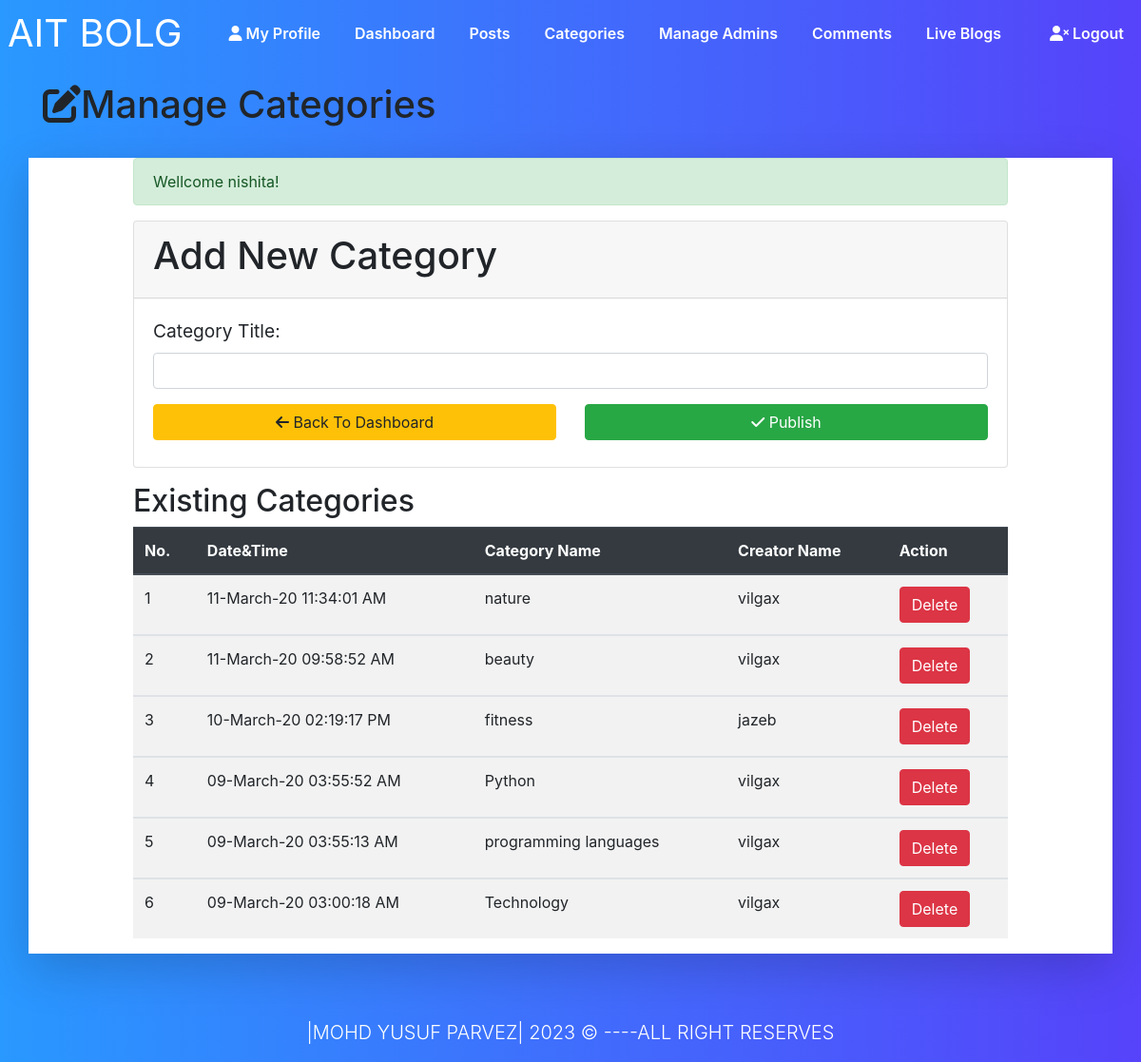
Page /categories.php (signed in) on the committed database.
### tables this page shows
CREATE TABLE `category` (
  `id` int(10) NOT NULL,
  `title` varchar(50) NOT NULL,
  `author` varchar(50) NOT NULL,
  `datetime` varchar(50) NOT NULL
);

### categories.php (the view, shortened to what this page needs)
<?php require_once("includes/Sessions.php");  ?>
<!DOCTYPE html>
<html lang="en">
<head>
	<link rel="stylesheet" type="text/css" href="css/style.css">
	<link rel="stylesheet" type="text/css" href="bootcss/bootstrap.css">
	<link rel="stylesheet" type="text/css" href="bootcss/bootstrap-grid.css">
	<link rel="stylesheet" type="text/css" href="bootcss/bootstrap-reboot.css">
	<link rel="stylesheet" type="text/css" href="css/edit.css">
</head>
<body style="background-image: linear-gradient(to right, #2998ff, #5643fa);">
	<nav class="navbar navbar-dash-back navbar-expand-lg navbar-light ">
  <a class="navbar-brand logo ml-2" href="#">Ait bolg</a>
  <div class="collapse navbar-collapse" id="navbarNav">
  <ul class="navbar-nav ml-auto">
				<li class="nav-item"><a href="profile.php" class="nav-link text-success"><i class="fas fa-user"></i> My Profile</a></li>
				<li class="nav-item"><a href="dashboard.php" class="nav-link">Dashboard</a></li>
				<li class="nav-item"><a href="posts.php" class="nav-link">Posts</a></li>
				<li class="nav-item"><a href="categories.php" class="nav-link">Categories</a></li>
				<li class="nav-item"><a href="admins.php" class="nav-link">Manage Admins</a></li>
				<li class="nav-item"><a href="comments.php" class="nav-link">Comments</a></li>
				<li class="nav-item"><a href="index.php?page=1" class="nav-link">Live Blogs</a></li>
			</ul>
			<ul class="navbar-nav ml-auto">
				<li class="nav-item"><a href="logout.php" class="nav-link text-danger"><i class="fas fa-user-times"></i> Logout</a></li>
			</ul>
  </div>
</nav>
	<header class=" py-3">
		<div class="container">
			<div class="row">
				<div class="col-md-12">
					<h1><i class="fas fa-edit"></i>Manage Categories</h1>
				</div>
			</div>
		</div>
	</header>
	<section class="container py-2 mb-4">
		<div class="row shadow-lg" style="background-color: #fff;">
			<div class="offset-lg-1 col-lg-10" style="min-height: 400px;">
				<?php
					echo SuccessMessage();
				?>
				<form class="" action="categories.php" method="post">
					<div class="card mb-3">
						<div class="card-header">
							<h1>Add New Category</h1>
						</div>
						<div class="card-body">
							<div class="form-group">
								<label for="title"><span class="Fieldinfo">Category Title:</span></label>
								<input type="text" name="CategoryTitle" id="title" class="form-control">
							</div>
							<div class="row">
								<div class="col-lg-6 mb-2">
									<a href="dashboard.php" class="btn btn-warning btn-block"><i class="fas fa-arrow-left"></i> Back To Dashboard</a>
								</div>
								<div class="col-lg-6 mb-2">
									<button type="submit" name="submit" class="btn btn-success btn-block">
										<i class="fas fa-check"></i> Publish
									</button>
								</div>
							</div>
						</div>
					</div>
				</form>
				      <h2>Existing Categories</h2>
					  <div class="table-responsive">
      <table class="table table-striped table-hover">
        <thead class="thead-dark">
          <tr>
            <th>No. </th>
            <th>Date&Time</th>
            <th> Category Name</th>
            <th>Creator Name</th>
            <th>Action</th>
          </tr>
        </thead>
      <?php
      global $ConnectingDB;
      $sql = "SELECT * FROM category ORDER BY id desc";
      $Execute =$ConnectingDB->query($sql);
      $SrNo = 0;
      while ($DataRows=$Execute->fetch()) {
        $CategoryId = $DataRows["id"];
        $CategoryDate = $DataRows["datetime"];
        $CategoryName = $DataRows["title"];
        $CreatorName= $DataRows["author"];
        $SrNo++;
      ?>
      <tbody>
        <tr>
          <td><?php echo htmlentities($SrNo); ?></td>
          <td><?php echo htmlentities($CategoryDate); ?></td>
          <td><?php echo htmlentities($CategoryName); ?></td>
          <td><?php echo htmlentities($CreatorName); ?></td>
          <td> <a href="deletecategory.php?id=<?php echo $CategoryId;?>" class="btn btn-danger">Delete</a>  </td>
      </tbody>
      <?php } ?>
      </table>
	  </div>
			</div>
		</div>
	</section>
	<footer class="dash-bg-color text-white">
		<div class="container mrtop">
			<div class="row">
				<div class="col">
					<p class="lead text-center">|MOHD YUSUF PARVEZ| <span id="year"></span> &copy; ----ALL RIGHT RESERVES</p>
				</div>
			</div>
		</div>
	</footer>
</body>
</html>

### css/style.css (style rules this page uses)
.Fieldinfo { font-size: 1.2em; }

### css/edit.css (style rules this page uses)
.logo { color: #fff !important; text-transform: uppercase; font-size: 40px !important; }
body { background-color: #fff !important; }
.navbar-dash-back { background-image: linear-gradient(to right, #2998ff, #5643fa); padding: 0 !important; }
.navbar-nav li { padding: 0 10px; }
.navbar-nav li a { color: #fff !important; font-weight: 600; }
.mrtop { margin-top: 60px !important; }
.dash-bg-color { background-image: linear-gradient(to right, #2998ff, #5643fa); }

### rows in the picture
category: datetime "11-March-20 11:34:01 AM", title "nature", author "vilgax"
category: datetime "11-March-20 09:58:52 AM", title "beauty", author "vilgax"
category: datetime "10-March-20 02:19:17 PM", title "fitness", author "jazeb"
category: datetime "09-March-20 03:55:52 AM", title "Python", author "vilgax"
category: datetime "09-March-20 03:55:13 AM", title "programming languages", author "vilgax"
category: datetime "09-March-20 03:00:18 AM", title "Technology", author "vilgax"

### other values in the picture
SuccessMessage() "Wellcome nishita!"
